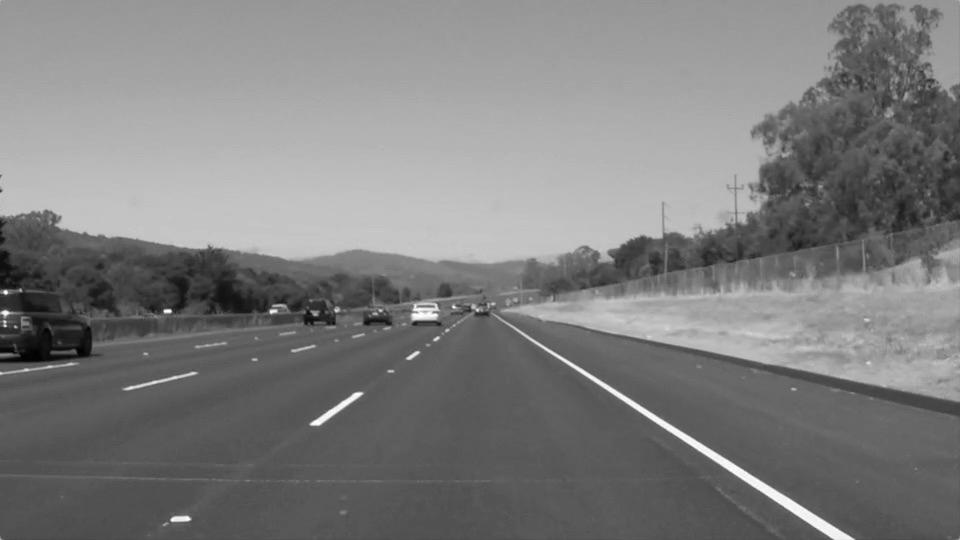
#> input picture test_images_01_grayscale/solidWhiteRight.jpg, 960 x 540 px, found by its file name
$ jupyter execute --allow-errors P1.ipynb   (shell and % lines are left out)   (text cells are left out)
#> lines starting #> are read from the running program, lines starting #| are printed output that depends on the picture; after the words box and inside, x2 and y2 are one past the last pixel; in counts of white or black regions, pixels touching at a corner belong together; pictures that were not available may be replaced by others from this repository, and a replacement may not be noted
[cell 1]
#importing some useful packages
import matplotlib.pyplot as plt
import matplotlib.image as mpimg
import numpy as np
import cv2
import random
from moviepy.editor import VideoFileClip
from IPython.display import display, HTML

[cell 2]
#reading in an image
image = mpimg.imread('test_images/solidWhiteRight.jpg')
#> image is the input picture: shape (540, 960, 3); min 0, max 255, mean 126

#printing out some stats and plotting
print('This image is:', type(image), 'with dimensions:', image.shape)
#| This image is: <class 'numpy.ndarray'> with dimensions: (540, 960, 3)
plt.imshow(image)  # if you wanted to show a single color channel image called 'gray', for example, call as plt.imshow(gray, cmap='gray')
#> (this line was passed over: IPython is not available in this run)

[cell 3]
import math

x1_left_li = []
x2_left_li = []
x1_right_li = []
x2_right_li = []
x1_left_a = 0
x2_left_a = 0
x1_right_a = 0
x2_right_a = 0

def grayscale(img):
    """Applies the Grayscale transform
    This will return an image with only one color channel
    but NOTE: to see the returned image as grayscale
    (assuming your grayscaled image is called 'gray')
    you should call plt.imshow(gray, cmap='gray')"""
    return cv2.cvtColor(img, cv2.COLOR_RGB2GRAY)
    # Or use BGR2GRAY if you read an image with cv2.imread()
    # return cv2.cvtColor(img, cv2.COLOR_BGR2GRAY)

def canny(img, low_threshold, high_threshold):
    """Applies the Canny transform"""
    return cv2.Canny(img, low_threshold, high_threshold)

def gaussian_blur(img, kernel_size):
    """Applies a Gaussian Noise kernel"""
    return cv2.GaussianBlur(img, (kernel_size, kernel_size), 0)

def region_of_interest(img, vertices):
    """
    Applies an image mask.

    Only keeps the region of the image defined by the polygon
    formed from `vertices`. The rest of the image is set to black.
    `vertices` should be a numpy array of integer points.
    """
    #defining a blank mask to start with
    mask = np.zeros_like(img)

    #defining a 3 channel or 1 channel color to fill the mask with depending on the input image
    if len(img.shape) > 2:
        channel_count = img.shape[2]  # i.e. 3 or 4 depending on your image
        ignore_mask_color = (255,) * channel_count
    else:
        ignore_mask_color = 255

    #filling pixels inside the polygon defined by "vertices" with the fill color
    cv2.fillPoly(mask, vertices, ignore_mask_color)

    #returning the image only where mask pixels are nonzero
    masked_image = cv2.bitwise_and(img, mask)
    return masked_image

# [15 lines left out: function mvg_avg_left, not called in this run]


def mvg_avg_right(x1, x2, qty = 5):
    """
    Calculates a simple moving average
    `x1` is the x1 value
    `x2` is the x2 value
    `qty` is the number of values to consider in the moving average
    """
    global x1_right_li, x2_right_li, x1_right_a, x2_right_a
    if len(x1_right_li) > qty:
        x1_right_li.pop(0)
        x2_right_li.pop(0)
    x1_right_li.append(x1)
    x2_right_li.append(x2)
    x1_right_a = int(sum(x1_right_li) / float(len(x1_right_li)))
    x2_right_a = int(sum(x2_right_li) / float(len(x2_right_li)))

def draw_lines(img, lines, avg_qty = 5, y_min = 315, color=[255, 0, 0], thickness=10):
    """
    NOTE: this is the function you might want to use as a starting point once you want to
    average/extrapolate the line segments you detect to map out the full
    extent of the lane (going from the result shown in raw-lines-example.mp4
    to that shown in P1_example.mp4).

    Think about things like separating line segments by their
    slope ((y2-y1)/(x2-x1)) to decide which segments are part of the left
    line vs. the right line.  Then, you can average the position of each of
    the lines and extrapolate to the top and bottom of the lane.

    This function draws `lines` with `color` and `thickness`.
    Lines are drawn on the image inplace (mutates the image).
    If you want to make the lines semi-transparent, think about combining
    this function with the weighted_img() function below
    """
    # original solution
    # for line in lines:
    #     for x1,y1,x2,y2 in line:
    #         cv2.line(img, (x1, y1), (x2, y2), color, thickness)

    # new solution
      # Generate lists to store values
    x1_left = []
    x2_left = []
    y1_left = []
    y2_left = []
    x1_right = []
    x2_right = []
    y1_right = []
    y2_right = []

    # Add the line values to the appropriate list
    for line in lines:
        for x1,y1,x2,y2 in line:
            slope = (y2-y1)/(x2-x1) # get the slope
            if slope >= 0:
                # positive slope, right line
                x1_right.append(x1)
                x2_right.append(x2)
                y1_right.append(y1)
                y2_right.append(y2)
            else:
                # negative slope, left line
                x1_left.append(x1)
                x2_left.append(x2)
                y1_left.append(y1)
                y2_left.append(y2)

    # Compute the average value for each point
    x1_left_avg = (sum(x1_left) / float(len(x1_left))) if len(x1_left) != 0 else 0
    x2_left_avg = (sum(x2_left) / float(len(x2_left))) if len(x2_left) != 0 else 0
    y1_left_avg = (sum(y1_left) / float(len(y1_left))) if len(y1_left) != 0 else 0
    y2_left_avg = (sum(y2_left) / float(len(y2_left))) if len(y2_left) != 0 else 0
    x1_right_avg = (sum(x1_right) / float(len(x1_right))) if len(x1_right) != 0 else 0
    x2_right_avg = (sum(x2_right) / float(len(x2_right))) if len(x2_right) != 0 else 0
    y1_right_avg = (sum(y1_right) / float(len(y1_right))) if len(y1_right) != 0 else 0
    y2_right_avg = (sum(y2_right) / float(len(y2_right))) if len(y2_right) != 0 else 0

    # Get the slope denominator for each side
    left_denom = (x2_left_avg - x1_left_avg)
    right_denom = (x2_right_avg - x1_right_avg)

    # Get the x,y dimension of the image
    x = img.shape[1]
    y = img.shape[0]

    # Calculate the extended lines and get the moving average
    if left_denom != 0:
        # Get the slope
        left_slope = ((y2_left_avg - y1_left_avg) / left_denom)

        # Get the intercept
        left_b = y2_left_avg - left_slope * x2_left_avg

        # Calculate lines
        x1 = int((y_min - left_b) / left_slope)
        x2 = int((y - left_b) / left_slope)

        # Update moving averages if difference < 20% from average
        mvg_avg_left(x1, x2, avg_qty)

    if right_denom != 0:
        # Get the slope
        right_slope = ((y2_right_avg - y1_right_avg) / right_denom)

        # Get the intercept
        right_b = y2_right_avg - right_slope * x2_right_avg

        # Calculate lines
        x1 = int((y_min - right_b) / right_slope)
        x2 = int((y - right_b) / right_slope)

        # Update moving averages
        mvg_avg_right(x1, x2, avg_qty)

    # Plot the lines
    cv2.line(img, (x1_left_a, y_min), (x2_left_a, y), color, thickness)
    cv2.line(img, (x1_right_a, y_min), (x2_right_a, y), color, thickness)

def hough_lines(img, rho, theta, threshold, min_line_len, max_line_gap):
    """
    `img` should be the output of a Canny transform.

    Returns an image with hough lines drawn.
    """
    lines = cv2.HoughLinesP(img, rho, theta, threshold, np.array([]), minLineLength=min_line_len, maxLineGap=max_line_gap)
    line_img = np.zeros((img.shape[0], img.shape[1], 3), dtype=np.uint8)
    draw_lines(line_img, lines)
    return line_img

# Python 3 has support for cool math symbols.

def weighted_img(img, initial_img, α=0.8, β=1., γ=0.):
    """
    `img` is the output of the hough_lines(), An image with lines drawn on it.
    Should be a blank image (all black) with lines drawn on it.

    `initial_img` should be the image before any processing.

    The result image is computed as follows:

    initial_img * α + img * β + γ
    NOTE: initial_img and img must be the same shape!
    """
    return cv2.addWeighted(initial_img, α, img, β, γ)

def showImagesInHtml(images, dir):
    """
    Shows the list of `images` names on the directory `dir` as HTML embeded on the page.
    Author: darienmt
    """
    randomNumber = random.randint(1, 100000)
    buffer = "<div>"
    for img in images:
        imgSource = dir + img + "?" + str(randomNumber)
        buffer += """<img src="{0}" width="300" height="110" style="float:left; margin:1px"/>""".format(imgSource)
    buffer += "</div>"
    display(HTML(buffer))

def saveImages(images, outputDir, imageNames, isGray=0):
    """
    Writes the `images` to the `outputDir` directory using the `imagesNames`.
    It creates the output directory if it doesn't exists.
    Author: darienmt
    Example:

    saveImages([img1], 'tempDir', ['myImage.jpg'])

    Will save the image on the path: tempDir/myImage.jpg

    """
    if not os.path.exists(outputDir):
        os.makedirs(outputDir)

    zipped = list(map(lambda imgZip: (outputDir + imgZip[1], imgZip[0]), zip(images, imageNames)))
    for imgPair in zipped:
        if isGray:
            plt.imsave(imgPair[0], imgPair[1], cmap='gray')
        else :
            plt.imsave(imgPair[0], imgPair[1])

def doSaveAndDisplay(images, outputDir, imageNames, somethingToDo, isGray=0):
    """
    Applies the lambda `somethingToDo` to `images`, safe the results at the directory `outputDir`,
    and render the results in html.

    It returns the output images.
    Author: darienmt
    """
    outputImages = list(map(somethingToDo, images))
    saveImages(outputImages, outputDir, imageNames, isGray)
    showImagesInHtml(imageNames, outputDir)
    return outputImages

[cell 4]
# Step 1 - Load test images
import os
test_img_dir = 'test_images/'
test_img_names = os.listdir(test_img_dir)
test_images = list(map(lambda img: plt.imread(test_img_dir + img), test_img_names))
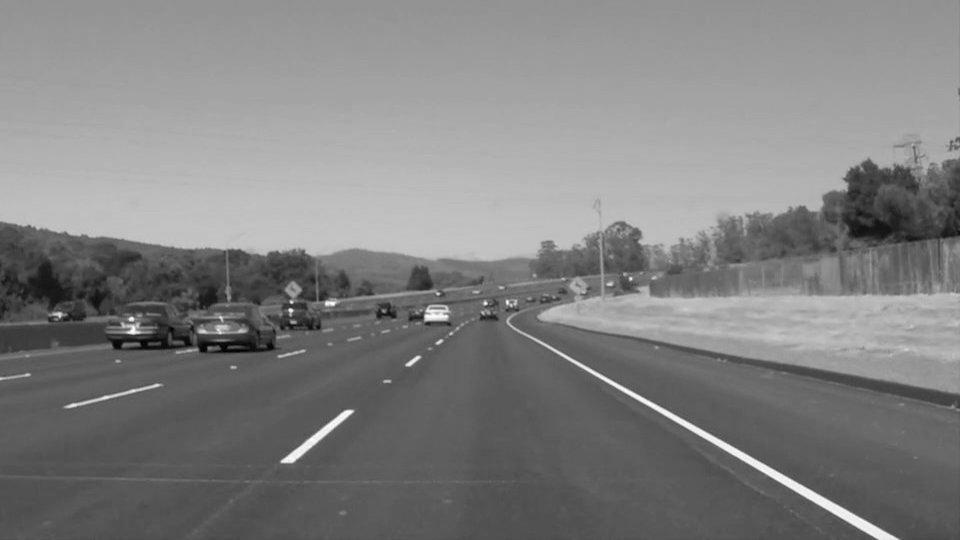
#> input picture test_images_01_grayscale/solidWhiteCurve.jpg, 960 x 540 px, given as the content of the folder test_images/, which was not available
#> test_images = 1 item
showImagesInHtml(test_img_names, test_img_dir)

[cell 5]
# TODO: Build your pipeline that will draw lane lines on the test_images
# then save them to the test_images_output directory.
# Update: quochung11@gmail.com

# Step 2 - convert the images to grayscale
test_images_grayscale = doSaveAndDisplay(test_images, 'test_images_01_grayscale/', test_img_names, grayscale, 1)
#> the loop in saveImages, `for imgPair in zipped:` made 1 pass
#> test_images_grayscale = 1 item

[cell 6]
# Step 3 - Applying Gaussionblur filter for Images smoothing
blur_kernel_size = 15
blurAction = lambda img:gaussian_blur(img, blur_kernel_size)
test_images_gaussiansmoothing = doSaveAndDisplay(test_images_grayscale, 'test_images_02_Gaussiansmoothing/', test_img_names, blurAction, 1)
#> the loop in saveImages (call 2), `for imgPair in zipped:` made 1 pass
#> pass 1, in saveImages (call 2), `plt.imsave(imgPair[0], imgPair[1], cmap='gray')`:
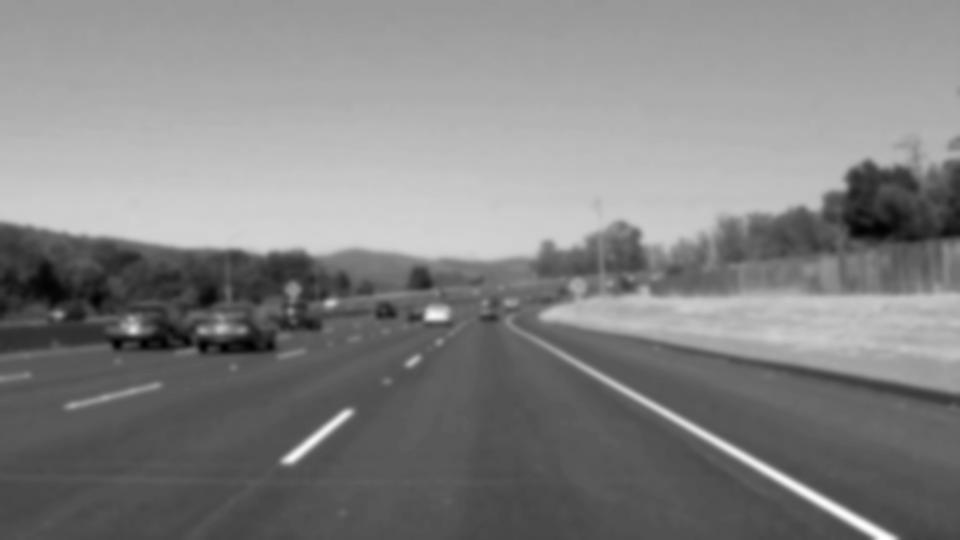
#> saved as solidWhiteCurve.jpg: shape (540, 960, 3); min 0, max 255, mean 130.7
#> test_images_gaussiansmoothing = 1 item

[cell 7]
# Step 4 - Applying Canny transform for edges detection
canny_low_threshold = 30
canny_high_threshold = 150
cannyAction = lambda img:canny(img, canny_low_threshold, canny_high_threshold)
test_images_canny = doSaveAndDisplay(test_images_gaussiansmoothing, 'test_images_03_canny_transform/', test_img_names, cannyAction)
#> the loop in saveImages (call 3), `for imgPair in zipped:` made 1 pass
#> pass 1, in saveImages (call 3), `plt.imsave(imgPair[0], imgPair[1])`:
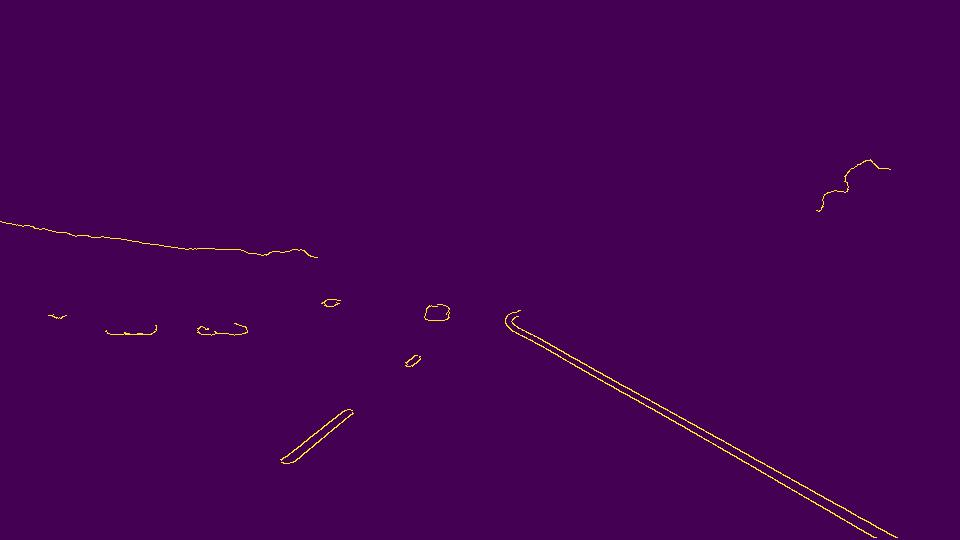
#> saved as solidWhiteCurve.jpg: shape (540, 960, 3); mean R, G, B 68.8, 1.1, 82.8
#> test_images_canny = 1 item

[cell 8]
# Step 5 - Applying ROI
def ROIAction(img):
    ysize = img.shape[0]
    xsize = img.shape[1]
    reg_of_interest = np.array([ [0, ysize], [xsize/2,(ysize/2)+60], [xsize,ysize] ], np.int32)
    return region_of_interest(img, [reg_of_interest])
#> in region_of_interest, `cv2.fillPoly(mask, vertices, ignore_mask_color)`:
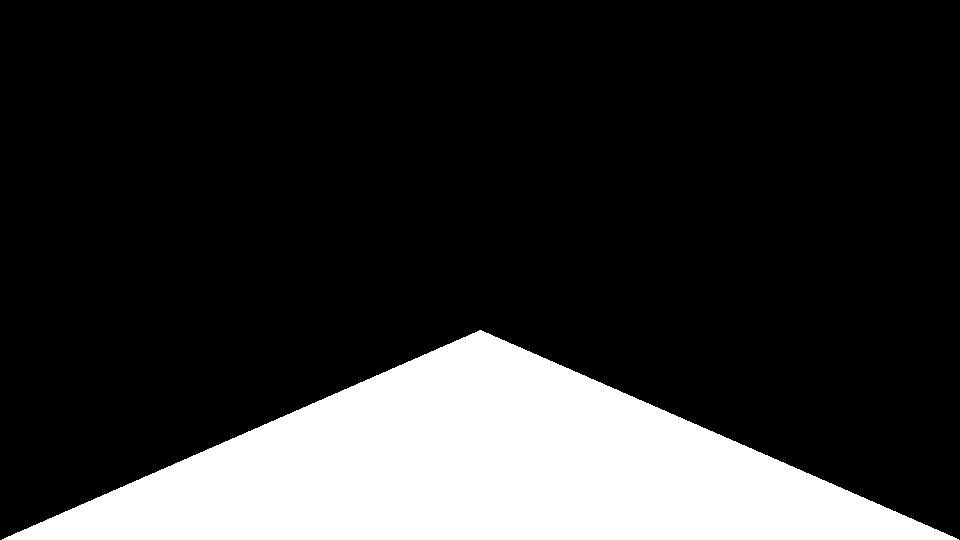
#> mask: shape (540, 960); 19.5% white; 1 white region, box (x1, y1, x2, y2) and area: (2, 330, 959, 540) 100859
#> in region_of_interest, `masked_image = cv2.bitwise_and(img, mask)`:
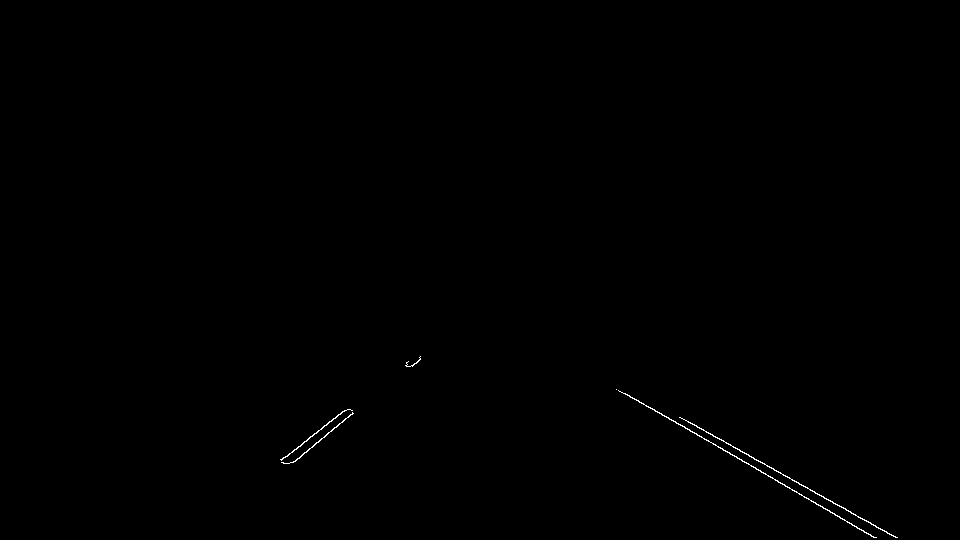
#> masked_image: shape (540, 960); 0.19% white in thin lines or dots, all inside (x1, y1, x2, y2) = (280, 356, 898, 538)
#> in region_of_interest, `masked_image = cv2.bitwise_and(img, mask)`:
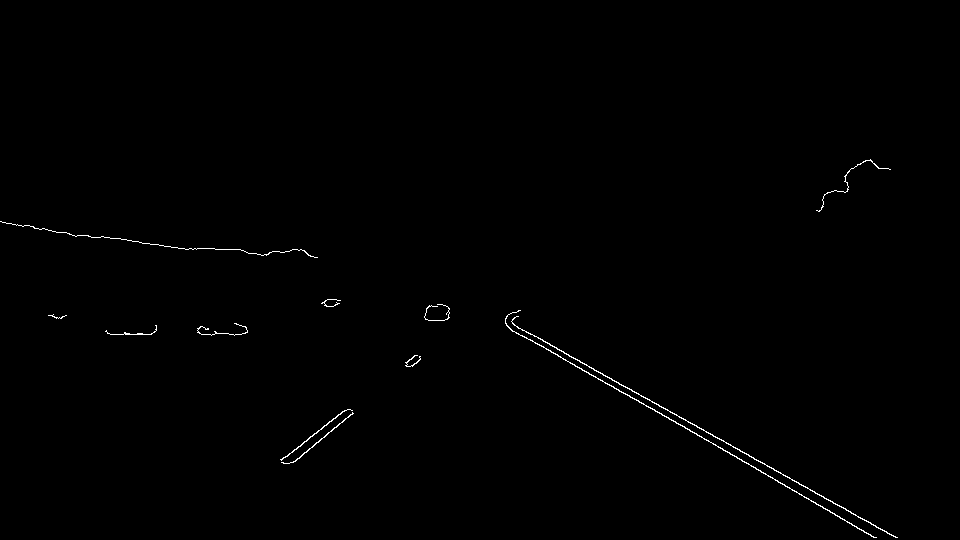
#> img: shape (540, 960); 0.43% white in thin lines or dots, all inside (x1, y1, x2, y2) = (0, 159, 898, 538)

test_images_roi = doSaveAndDisplay(test_images_canny, 'test_images_04_roi/', test_img_names, ROIAction)
#> the loop in saveImages (call 4), `for imgPair in zipped:` made 1 pass
#> pass 1, in saveImages (call 4), `plt.imsave(imgPair[0], imgPair[1])`:
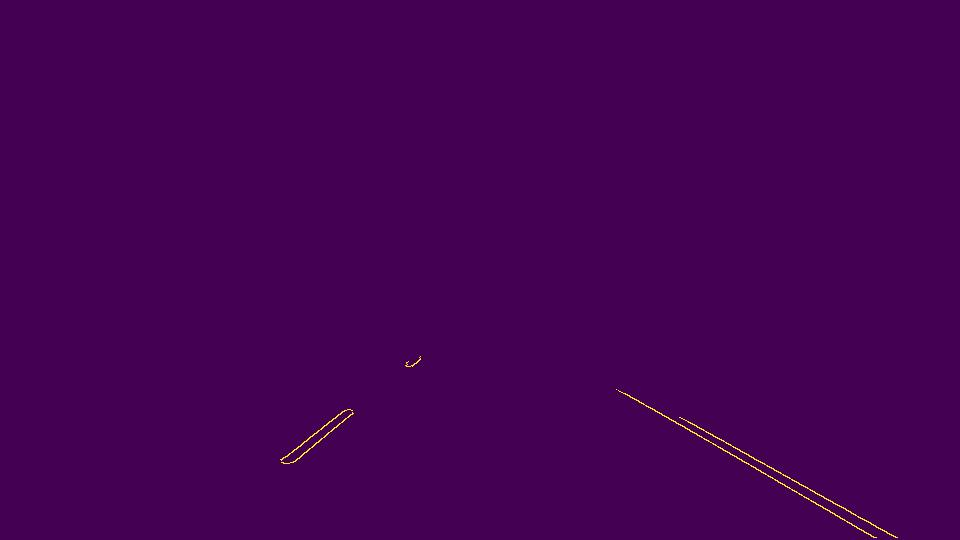
#> saved as solidWhiteCurve.jpg: shape (540, 960, 3); mean R, G, B 68.3, 0.5, 82.9
#> test_images_roi = 1 item

[cell 9]
# Step 6 - Applying Hough transform for lines segment
rho = 2                     # distance resolution in pixels of the Hough grid
theta = np.pi/180           # angular resolution in radians of the Hough grid
threshold = 20              # minimum number of votes (intersections in Hough grid cell)
min_line_length = 60       # minimum number of pixels making up a line
max_line_gap = 5            # maximum gap in pixels between connectable line segments

houghAction = lambda img: hough_lines(img, rho, theta, threshold, min_line_length, max_line_gap)

test_images_hough = doSaveAndDisplay(test_images_roi, 'test_images_05_houghtransform/', test_img_names, houghAction)
#> the loop in saveImages (call 5), `for imgPair in zipped:` made 1 pass
#> pass 1, in saveImages (call 5), `plt.imsave(imgPair[0], imgPair[1])`:
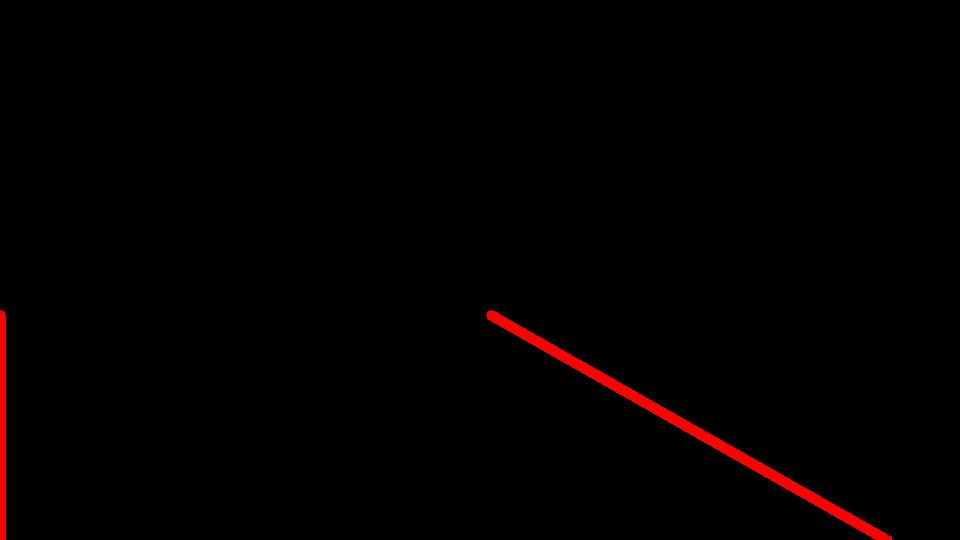
#> saved as solidWhiteCurve.jpg: shape (540, 960, 3); mean R, G, B 3, 0.1, 0.2
#> test_images_hough = 1 item

[cell 10]
# Step 7 - Merged frame
test_image_merge_temp = list(map(lambda imgs: weighted_img(imgs[0], imgs[1]), zip(test_images,test_images_hough)))
#> test_image_merge_temp = 1 item
test_images_merge = doSaveAndDisplay(test_image_merge_temp, 'test_images_06_merge/', test_img_names, lambda img: img)
#> the loop in saveImages (call 6), `for imgPair in zipped:` made 1 pass
#> pass 1, in saveImages (call 6), `plt.imsave(imgPair[0], imgPair[1])`:
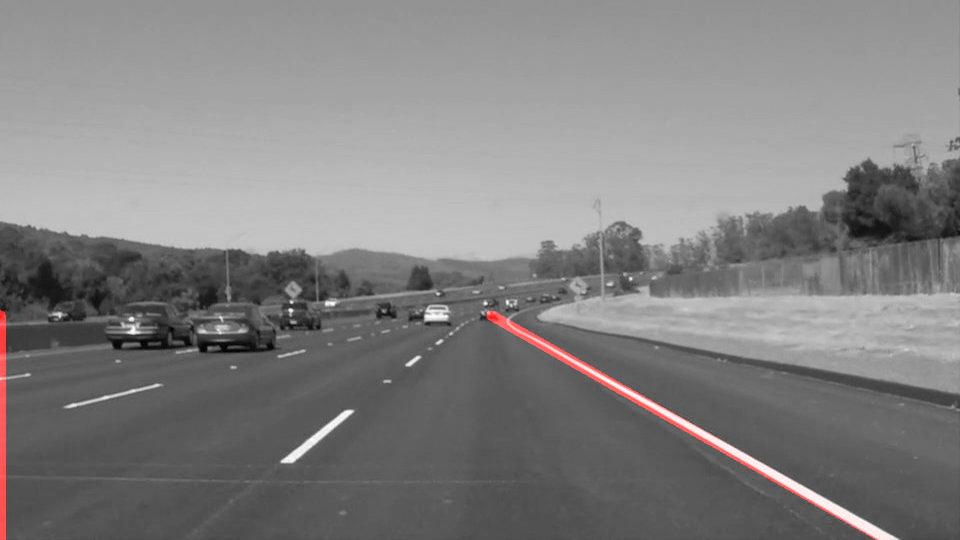
#> saved as solidWhiteCurve.jpg: shape (540, 960, 3); mean R, G, B 129.9, 128.8, 128.8
#> test_images_merge = 1 item
